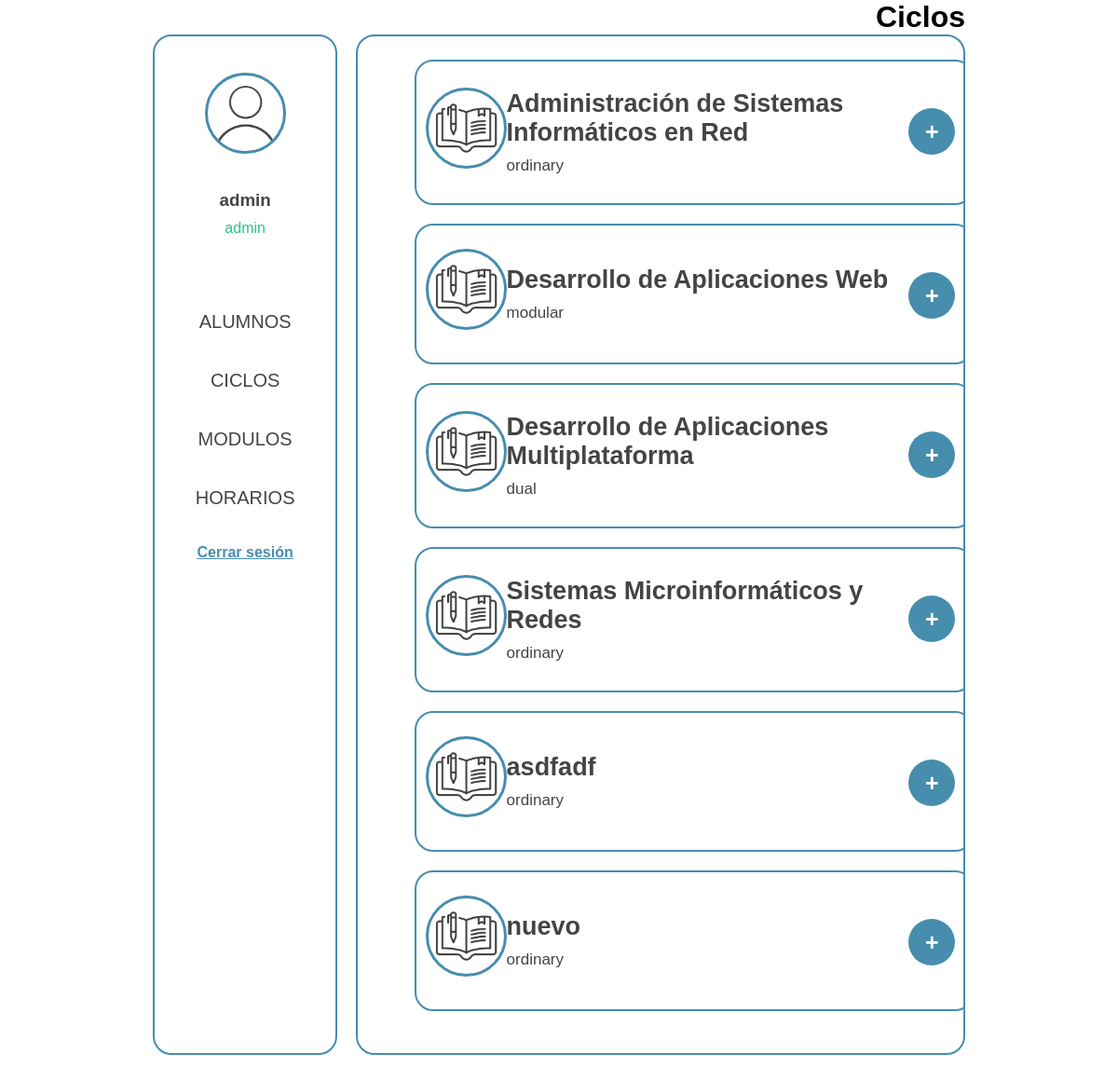
Screenshot of /GestionHorarios/www/pages/student/student_horarios.php (signed in) with the database file from the repository.
### tables this page shows
CREATE TABLE `vocational_trainings` (
  `id` int NOT NULL,
  `course_code` varchar(50) NOT NULL,
  `acronym` varchar(5) NOT NULL,
  `course_name` varchar(100) NOT NULL,
  `modality` enum('ordinary','dual','modular','') NOT NULL,
  `type` enum('medium','higher') NOT NULL,
  `time_stamp` datetime NOT NULL DEFAULT CURRENT_TIMESTAMP
);

### GestionHorarios/www/pages/student/student_horarios.php (the view, shortened to what this page needs)
<?php
include_once '../../functions/connection.php';
$userId = $_SESSION['user']['id'];
$sqlUserCiclos = "SELECT vocational_training_id FROM users_vocational_trainings WHERE user_id = ?";
$stmtUserCiclos = $pdo->prepare($sqlUserCiclos);
$stmtUserCiclos->execute([$userId]);
$userCiclos = $stmtUserCiclos->fetchAll(PDO::FETCH_COLUMN);
$sql = "SELECT * FROM vocational_trainings";
$stmt = $pdo->query($sql);
?>
<!DOCTYPE html>
<html lang="es">
<head>
    <link rel="stylesheet" href="../../pages/css/administrator_panel.css">
</head>
<body>
    <h2>Ciclos</h2>
    <div class="container">
        <?php include_once('../partials/container_left.php') ?>
        <div class="container-rigth">
            <div class="mostrar-ciclos">
                <form id="ciclos-form">
                    <?php while ($fila = $stmt->fetch(PDO::FETCH_ASSOC)): ?>
                        <?php $isChecked = in_array($fila['id'], $userCiclos) ? 'checked' : ''; ?>
                        <div class='container-user container-check'>
                            <div class='row'>
                                <div class='user-imagen'>
                                    <img src='/images/asignatura.png' class='pic' alt='Usuario img'>
                                </div>
                                <div class='user-texto'>
                                    <p class='texto-nombre'><strong><?= htmlspecialchars($fila['course_name']) ?></strong></p>
                                    <p class='texto-ciclo'><?= htmlspecialchars($fila['modality']) ?></p>
                                </div>
                                <label for="ciclo<?= $fila['id'] ?>" class="toggle-icon" id="icono<?= $fila['id'] ?>">
                                    <?= $isChecked ? '-' : '+' ?>
                                </label>
                            </div>
                        </div>
                    <?php endwhile; ?>
                </form>
            </div>
        </div>
    </div>
</body>
</html>

### GestionHorarios/www/pages/css/administrator_panel.css (style rules this page uses)
body { font-family: Arial, sans-serif; height: 100vh; overflow: hidden; margin: 0 20px; width: calc(100% - 40px); }
.container { display: flex; gap: 20px; }
h2 { text-align: center; font-size: 2em; width: 100%; text-align: right; }
.container-rigth { text-align: center; width: 100%; max-height: calc( 100vh - 70px ); border: solid var(--color-primario) 2px; border-radius: 20px; padding: 25px; overflow-y: auto; height: auto; }
.mostrar-ciclos { display: flex; flex-wrap: wrap; }
.container-user { display: flex; flex-direction: column; flex-wrap: wrap; border: 2px solid var(--color-primario); padding: 10px; width: 100%; border-radius: 20px; margin-bottom: 20px; margin-right: 6%; margin-left: 6%; }
.row { display: flex; flex-wrap: wrap; width: 100%; margin-top: 15px; margin-bottom: 15px; }
.pic { border: 3px solid var(--color-primario); width: 87px; height: 87px; border-radius: 80%; margin-bottom: 10px; }
.container-user p { margin: 5px 0; }
form { display: inline-block; }
.user-imagen { width: 15%; display: flex; align-items: center; justify-content: center; }
.user-texto { width: 75%; text-align: left; display: flex; flex-direction: column; align-items: left; justify-content: center; }
.texto-nombre { font-size: 27px; }
.texto-ciclo { font-size: 17px; }
p { color: var(--tertiary-color); }

### GestionHorarios/www/pages/css/common.css (style rules this page uses)
:root { --color-primario: #468dae; --second-color: #2bc187; --tertiary-color: #444444; --forty-color: #fcfcfc; --danger-color: #c12b2e; --fuente-principal: "Arial", sans-serif; }
* { margin: 0; padding: 0; box-sizing: border-box; }
body { padding: 0 12% 0 12%; }

### GestionHorarios/www/pages/student/student_horarios.php (style rules this page uses)
.toggle-icon { display: flex; align-items: center; justify-content: center; width: 50px; height: 50px; font-size: 25px; font-weight: bold; color: white; background-color: #468dae; border-radius: 50px; cursor: pointer; transition: background-color 0.5s ease-in-out, transform 0.2s ease-in-out; margin-top: 25px; }

### rows the page displays
vocational_trainings: course_name "Administración de Sistemas Informáticos en Red", modality "ordinary"
vocational_trainings: course_name "Desarrollo de Aplicaciones Web", modality "modular"
vocational_trainings: course_name "Desarrollo de Aplicaciones Multiplataforma", modality "dual"
vocational_trainings: course_name "Sistemas Microinformáticos y Redes", modality "ordinary"
vocational_trainings: course_name "asdfadf", modality "ordinary"
vocational_trainings: course_name "nuevo", modality "ordinary"

### other values shown
$_SESSION['user']['name'] "admin"
$_SESSION['user']['rol'] "admin"
